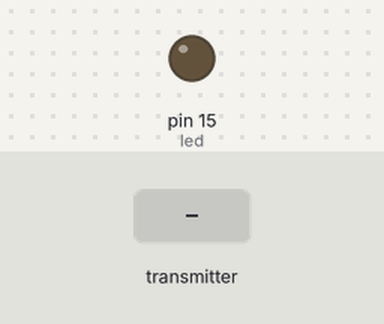
The sketch below on a simulated Arduino Nano, built with avr-gcc and run on an emulated ATmega328P. Parts: output pins drawn as LEDs (lit = HIGH). The inputs (shaded band) are chosen by the test bench. No radio packets arrive unless stated.

Above: at 1.2 s.
1.3 s: the transmitter starts sending buttonState = 1
At 2.2 s:
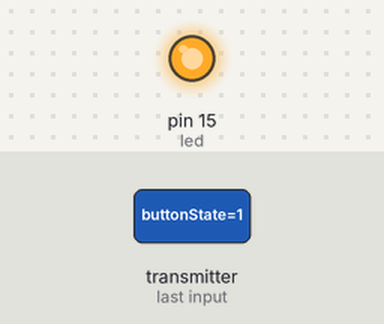
2.8 s: the transmitter starts sending buttonState = 0
At 3.3 s:
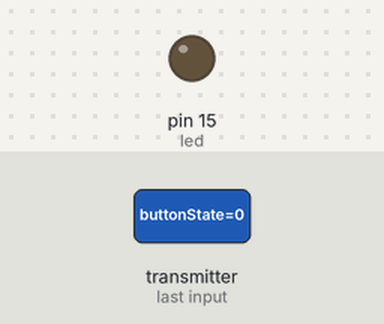
Timing chart, 0 to 5.8 s (numbered marks = the images above; inputs shaded):
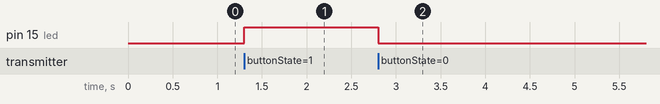

The sketch:

Rx.ino
```cpp
//esp
//Here esp works as Receiver
//esp gets the push button state which is attached to nano via nrf and trigger its led
#include <SPI.h>
#include <nRF24L01.h>
#include <RF24.h>

#define led 15

RF24 radio(16, 17); // CE, CSN
const byte addresses[][6] = {"00001", "00002"};
boolean buttonState = 0;

void setup() {
  pinMode(led, OUTPUT);
  radio.begin();
  radio.openWritingPipe(addresses[1]); // 00002
  radio.openReadingPipe(1, addresses[0]); // 00001
  radio.setPALevel(RF24_PA_MIN);
}

void loop() {
  delay(5);
  radio.startListening();
  while (!radio.available());
  radio.read(&buttonState, sizeof(buttonState));
  if (buttonState == HIGH) {
    digitalWrite(led, HIGH);
  }
  else {
    digitalWrite(led, LOW);
  }
  delay(5);
}
```

Measured:
- after the input at 1.3 s, pin 15 (led): LOW → HIGH at once
- after the input at 2.8 s, pin 15 (led): HIGH → LOW at once
